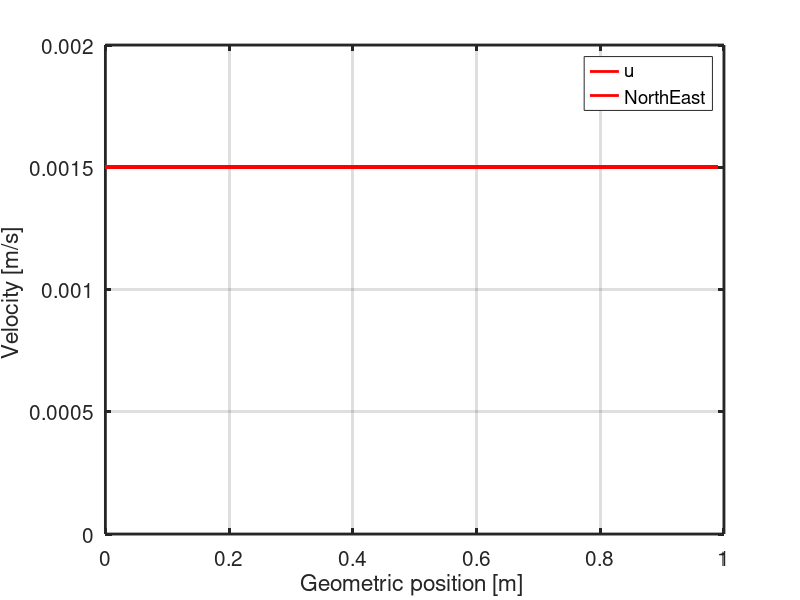
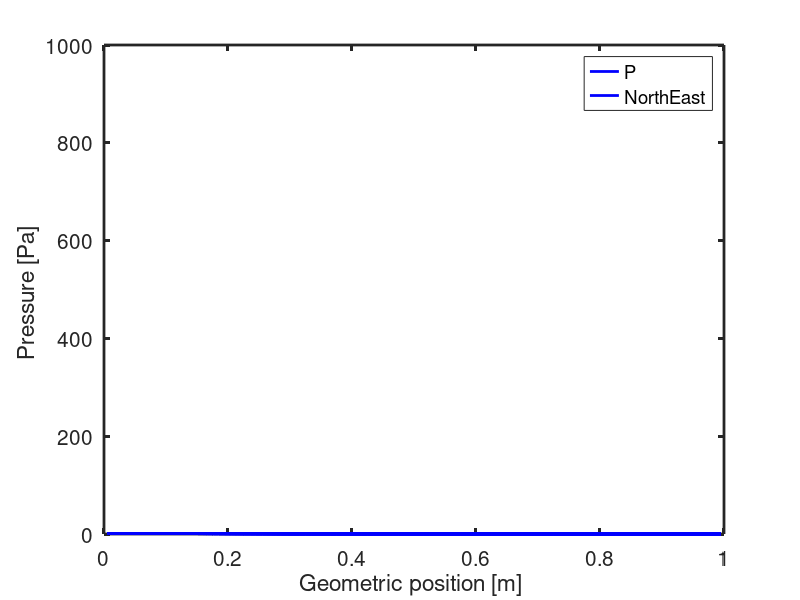
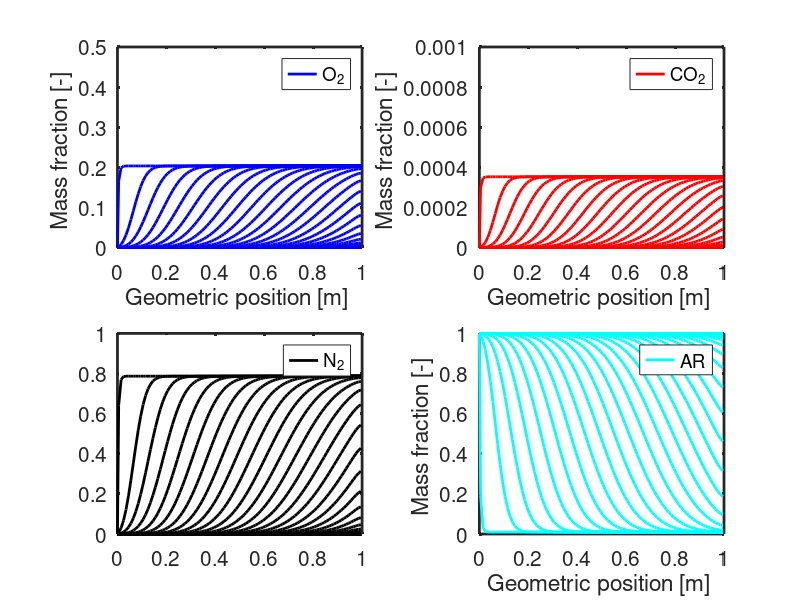
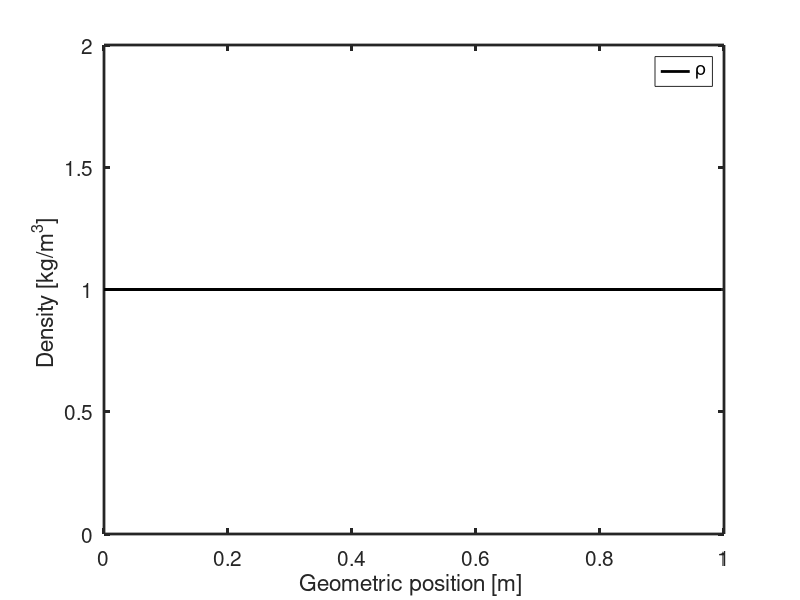

MATLAB code to generate these figures, in order:
% this script is made to post process the time dependent data
% received from the matlab calculation. 

clear all;
close all;
clc;

A = importdata('output.txt');%_NPI100_time1600.txt');
B = importdata('diff.txt');%_NPI100_time1600.txt');

yy = B.data;
y = A.data;

% Assign some pointers
it   = find(strcmpi('Time',A.colheaders));
ix   = find(strcmpi('Position',A.colheaders));
ix_u   = find(strcmpi('u_Position',A.colheaders));
iu   = find(strcmpi('Velocity',A.colheaders));
iT   = find(strcmpi('Temperature',A.colheaders));
iP   = find(strcmpi('Pressure',A.colheaders));
if1  = find(strcmpi('species1',A.colheaders));
if2  = find(strcmpi('species2',A.colheaders));
if3  = find(strcmpi('species3',A.colheaders));
if4  = find(strcmpi('species4',A.colheaders));
irho  = find(strcmpi('density',A.colheaders));

iD1  = find(strcmpi('Dspecies1',B.colheaders));
iD2  = find(strcmpi('Dspecies2',B.colheaders));
iD3  = find(strcmpi('Dspecies3',B.colheaders));
iD4  = find(strcmpi('Dspecies4',B.colheaders));

% store the values in the appropriate array
time = y(:,it);
x = y(:,ix);
x_u = y(:,ix_u);
u = y(:,iu);
T = y(:,iT);
P = y(:,iP);
f1 = y(:,if1);
f2 = y(:,if2);
f3 = y(:,if3);
f4 = y(:,if4);
rho = y(:,irho);

D1 = yy(:,iD1);
D2 = yy(:,iD2);
D3 = yy(:,iD3);
D4 = yy(:,iD4);

% reshape the array such that they can be plotted within
% the computational domain. 
col = length(unique(time));
row = length(u)/col;

x_new = reshape(x,[row, col]);
x_u_new = reshape(x_u,[row, col]);
u_new = reshape(u,[row, col]);
T_new = reshape(T,[row, col]);
P_new = reshape(P,[row, col]);
f1_new = reshape(f1,[row, col]);
f2_new = reshape(f2,[row, col]);
f3_new = reshape(f3,[row, col]);
f4_new = reshape(f4,[row, col]);
rho_new = reshape(rho,[row, col]);

D1_new = reshape(D1,[row, col]);
D2_new = reshape(D2,[row, col]);
D3_new = reshape(D3,[row, col]);
D4_new = reshape(D4,[row, col]);

% plot the results
% figure(1)
% hold on
% plot(x_new(2:row-1,:),T_new(2:row-1,:),'-k','LineWidth',2)
% xlabel('Geometric position [m] ','LineWidth', 2)
% ylabel('Temperature [K] ','LineWidth', 2)
% axis([0 1 0 0.002]);
% legend('T','NorthEast')
% set(gca, 'box', 'on', 'LineWidth', 2, 'FontSize', 15)

figure(2)
hold on
grid on
plot(x_u_new(2:row-1,:),u_new(2:row-1,:),'-r','LineWidth',2)
xlabel('Geometric position [m] ','LineWidth', 2)
ylabel('Velocity [m/s] ','LineWidth', 2)
axis([0 1 0 0.002]);
legend('u','NorthEast')
set(gca, 'box', 'on', 'LineWidth', 2, 'FontSize', 15)

figure(3)
hold on
plot(x_new(2:row-1,:),P_new(2:row-1,:),'-b','LineWidth',2)
xlabel('Geometric position [m] ','LineWidth', 2)
ylabel('Pressure [Pa] ','LineWidth', 2)
axis([0 1 0 1000]);
legend('P','NorthEast')
set(gca, 'box', 'on', 'LineWidth', 2, 'FontSize', 15)

figure(4)
hold on
grid on
subplot(2,2,1)
p1 = plot(x_new(1:row-1,:),f1_new(1:row-1,:),'-b','LineWidth',2);
set(gca, 'box', 'on', 'LineWidth', 2, 'FontSize', 15)
axis([0 1 0 0.5])
legend(p1,'O_2', 'Location','NorthEast')
xlabel('Geometric position [m] ','LineWidth', 2)
ylabel('Mass fraction [-] ','LineWidth', 2)

subplot(2,2,2)
p2 = plot(x_new(1:row-1,:),f2_new(1:row-1,:),'-r','LineWidth',2);
set(gca, 'box', 'on', 'LineWidth', 2, 'FontSize', 15)
axis([0 1 0 0.001])
legend(p2,'CO_2', 'Location','NorthEast')
xlabel('Geometric position [m] ','LineWidth', 2)
ylabel('Mass fraction [-] ','LineWidth', 2)

subplot(2,2,3)
p3 = plot(x_new(1:row-1,:),f3_new(1:row-1,:),'-k','LineWidth',2);
set(gca, 'box', 'on', 'LineWidth', 2, 'FontSize', 15)
axis([0 1 0 1])
legend(p3,'N_2', 'Location','NorthEast')

subplot(2,2,4)
p4 = plot(x_new(1:row-1,:),f4_new(1:row-1,:),'-c','LineWidth',2);
set(gca, 'box', 'on', 'LineWidth', 2, 'FontSize', 15)
axis([0 1 0 1])
legend(p4,'AR', 'Location','NorthEast')
xlabel('Geometric position [m] ','LineWidth', 2)
ylabel('Mass fraction [-] ','LineWidth', 2)
% legend('O_2','CO_2','N_2','Ar','location','NorthEast')
 
figure(5)
hold on
plot(x_new(1:row-1,:),rho_new(1:row-1,:),'-k','LineWidth',2)
xlabel('Geometric position [m] ','LineWidth', 2)
ylabel('Density [kg/m^3] ','LineWidth', 2)
axis([0 1 0 2]);
legend('\rho','Location','NorthEast')
set(gca, 'box', 'on', 'LineWidth', 2, 'FontSize', 15)

%%
figure(6)
hold on
grid on
subplot(2,2,1)
p1 = plot(x_new(1:row-1,:),D1_new(1:row-1,:),'-b','LineWidth',2);
set(gca, 'box', 'on', 'LineWidth', 2, 'FontSize', 15)
% axis([0 1 0 0.5])
legend(p1,'D_{O_2}', 'Location','NorthEast')
xlabel('Geometric position [m] ','LineWidth', 2)
ylabel('Diffusivity ','LineWidth', 2)

subplot(2,2,2)
p2 = plot(x_new(1:row-1,:),D2_new(1:row-1,:),'-r','LineWidth',2);
set(gca, 'box', 'on', 'LineWidth', 2, 'FontSize', 15)
% axis([0 1 0 0.001])
legend(p2,'D_{CO_2}', 'Location','NorthEast')
xlabel('Geometric position [m] ','LineWidth', 2)
ylabel('Diffusivity','LineWidth', 2)

subplot(2,2,3)
p3 = plot(x_new(1:row-1,:),D3_new(1:row-1,:),'-k','LineWidth',2);
set(gca, 'box', 'on', 'LineWidth', 2, 'FontSize', 15)
% axis([0 1 0 1])
legend(p3,'D_{N_2}', 'Location','NorthEast')
xlabel('Geometric position [m] ','LineWidth', 2)
ylabel('Diffusivity','LineWidth', 2)

subplot(2,2,4)
p4 = plot(x_new(1:row-1,:),D4_new(1:row-1,:),'-c','LineWidth',2);
set(gca, 'box', 'on', 'LineWidth', 2, 'FontSize', 15)
% axis([0 1 0 1])
legend(p4,'D_{AR}', 'Location','NorthEast')
xlabel('Geometric position [m] ','LineWidth', 2)
ylabel('Diffusivity ','LineWidth', 2)